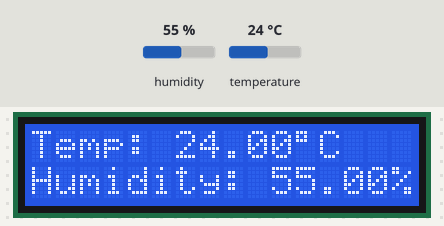
This program was run on a simulated Arduino Uno, built with avr-gcc and run on an emulated ATmega328P. On the bench: 16×2 character LCD. The inputs (shaded band) are chosen by the test bench; at power-on: humidity 55 %, temperature 24 °C. What the program prints to the serial monitor is not drawn.

Above: at 1.2 s.
1.3 s: humidity set to 22 %
At 2.9 s:
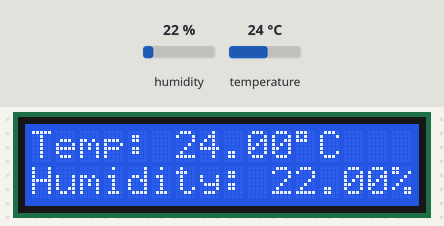
5.4 s: temperature set to 12 °C
At 6.8 s:
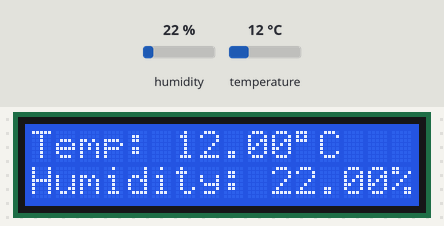
8.7 s: humidity set to 40 %
At 10.0 s:
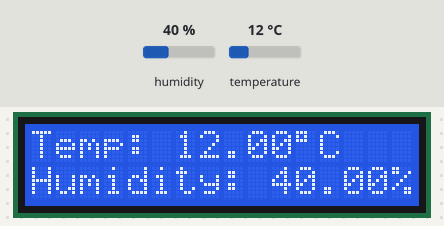
11.8 s: temperature set to 19 °C
At 13.2 s:
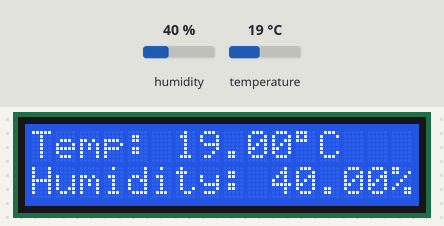
Timing chart, 0 to 14.8 s (numbered marks = the images above; inputs shaded):
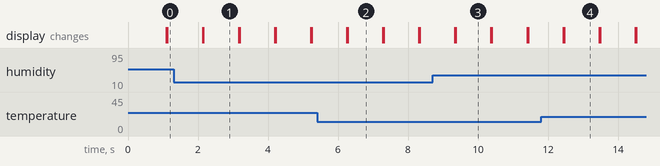

Measured:
- after the input at 1.3 s, the display: first differs from a run without the input after 0.86 s (image 1)
- after the input at 5.4 s, the display: first differs from a run without the input after 0.88 s (image 2)
- after the input at 8.7 s, the display: first differs from a run without the input after 0.67 s (image 3)
- after the input at 11.8 s, the display: first differs from a run without the input after 0.66 s (image 4)
- what the display in image 1 shows lasts 1.0 s, from 2.2 s to 3.2 s

The program:

main.cpp
```cpp
#include <Arduino.h>
#include <Adafruit_Sensor.h>
#include <LiquidCrystal.h>
#include <dht.h>

const int dhtpin = 4;
const int rs =  12, en = 11, d4 = 8, d5 = 7, d6 = 6, d7 = 5;
LiquidCrystal lcd(rs, en, d4, d5, d6, d7);

dht DHT;


void setup() {
  // put your setup code here, to run once:
  Serial.begin(9600);
  lcd.begin(16,2);
  lcd.setCursor(0,0);
  lcd.println("Welcome User");
  lcd.setCursor(0,1);
  lcd.println("LOADING...");
  Serial.println("Welcome User!!");
  lcd.clear();

}

void loop() {
  // put your main code here, to run repeatedly:
  DHT.read11(dhtpin);
  lcd.setCursor(0,0);
  lcd.print("Temp: ");
  lcd.print(DHT.temperature);
  lcd.print((char)223);
  lcd.print("C");
  lcd.setCursor(0,1);
  lcd.print("Humidity: ");
  lcd.print(DHT.humidity);
  lcd.print("%");
  delay(1000);
  lcd.clear();

}
```
